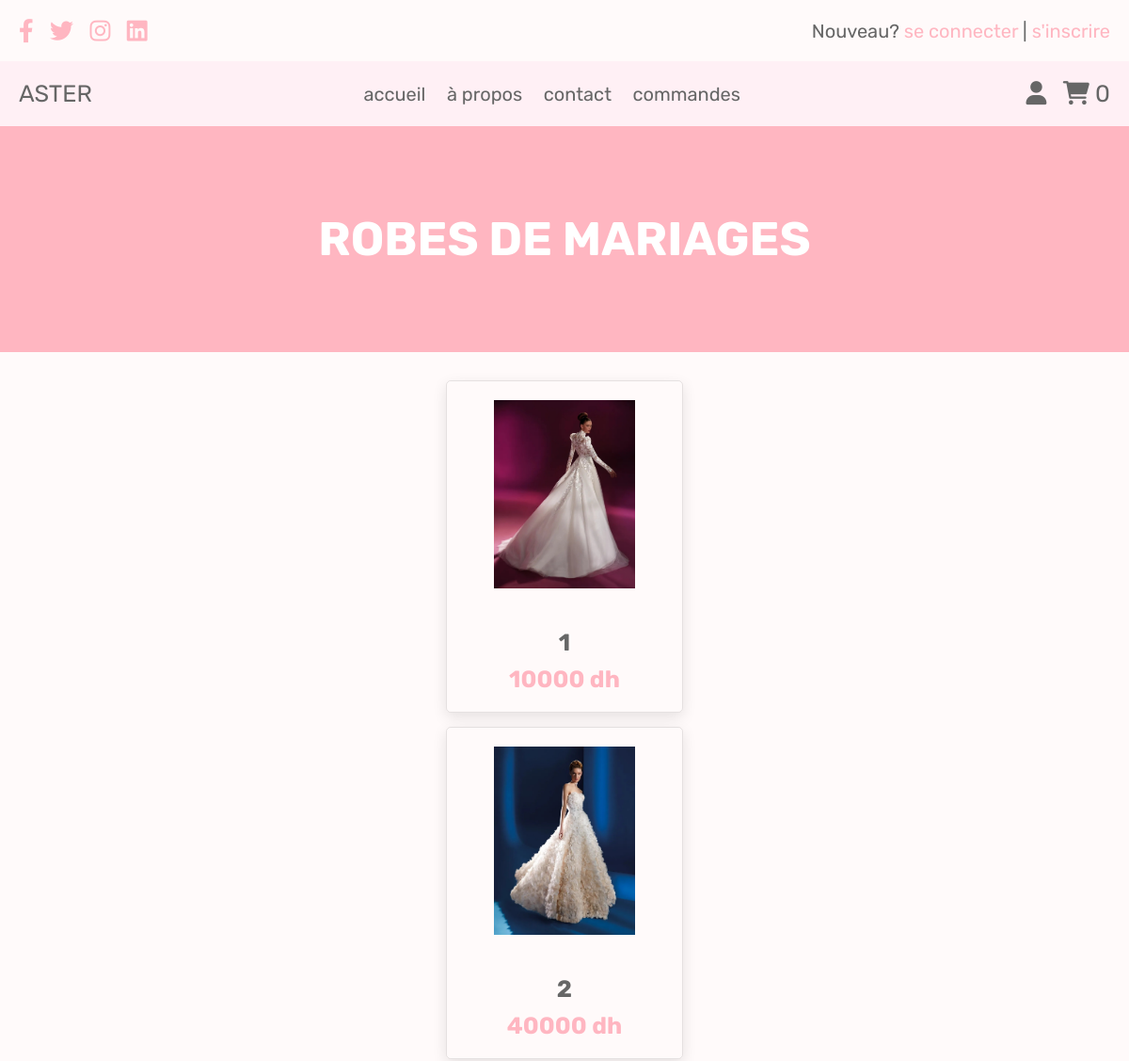
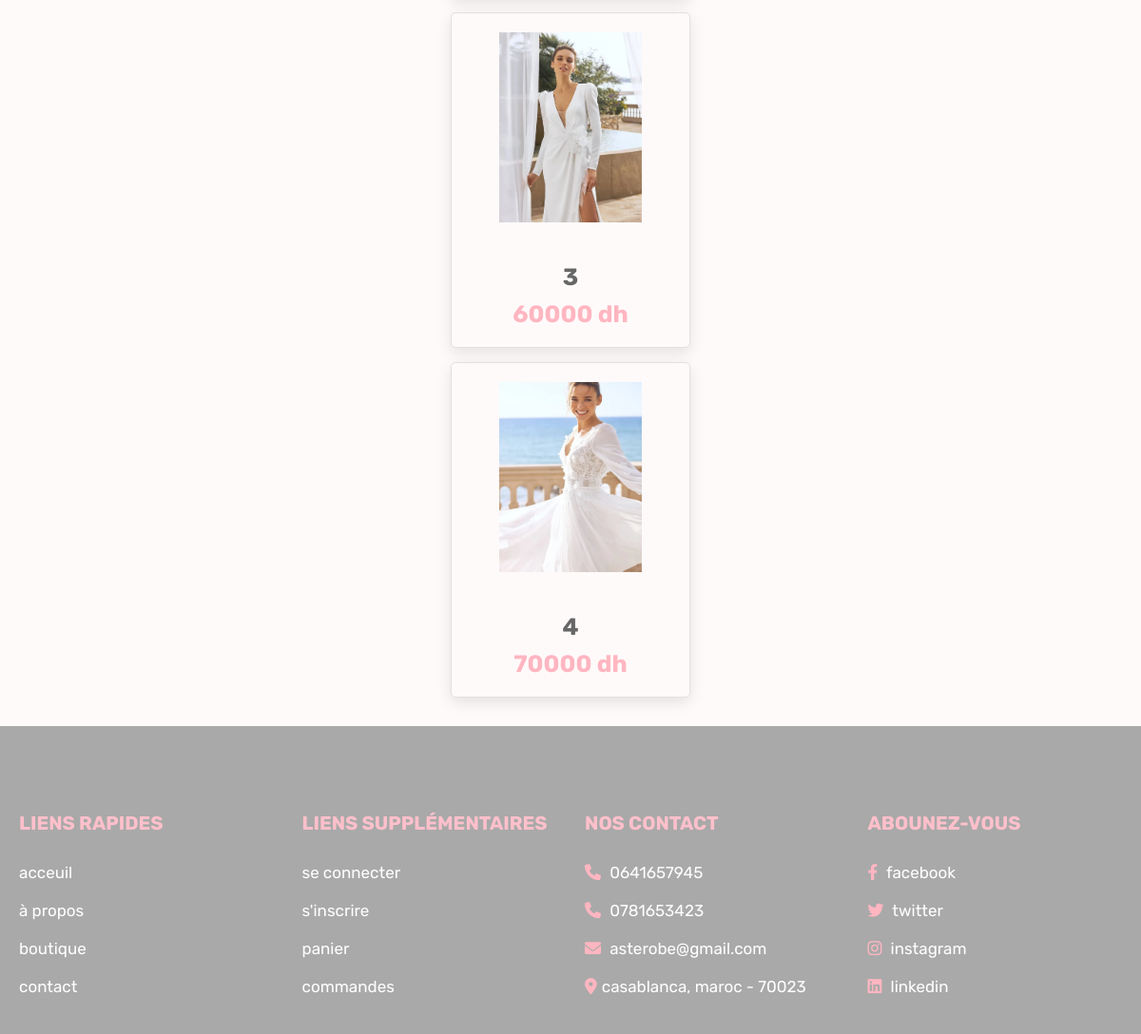
The app's page /weddingdresses.php (signed in) with its own data (2 pictures, top to bottom).
### tables this page shows
CREATE TABLE `product` (
  `productid` int(21) NOT NULL,
  `name` varchar(250) NOT NULL,
  `description` text NOT NULL,
  `category_id_fk` int(21) NOT NULL,
  `brand_id_fk` int(21) NOT NULL,
  `inventory` int(10) NOT NULL,
  `price` decimal(10,0) NOT NULL,
  `created_at` timestamp NULL DEFAULT NULL,
  `modified_at` timestamp NULL DEFAULT NULL,
  `deleted_at` timestamp NULL DEFAULT NULL,
  `product_picture` varchar(30) DEFAULT NULL
);

### weddingdresses.php (the view, shortened to what this page needs)
<?php
include 'config.php';
?>
<!DOCTYPE html>
<html lang="en">
<head>
   <link rel="stylesheet" href="https://cdnjs.cloudflare.com/ajax/libs/font-awesome/6.0.0/css/all.min.css">
   <link rel="stylesheet" href="css/style.css">
</head>
<body>
  <div class="l1">
<?php include 'header.php'; ?>
<div class="heading">
   <h3>Robes de mariages</h3>
</div>
<section class="products" id="products">
<div class="box-container">
    <?php
         $select_products = mysqli_query($conn, "SELECT * FROM `product` WHERE category_id_fk = 6") or die('query failed');
         if(mysqli_num_rows($select_products) > 0){
            while($fetch_products = mysqli_fetch_assoc($select_products)){
      ?>
      <form action="" method="post">
        <div class="box">
            <div class="image">
                <img src="<?php echo $fetch_products['product_picture']; ?>.jpeg" alt="">
            </div>
            <div class="content">
                <h3><?php echo $fetch_products['name']; ?></h3>
                <div class="price"> <?php echo $fetch_products['price']; ?> dh</div>
            </div>
        </div>
        </form>
        <?php
         }
      }else{
         echo '<p class="empty">no products added yet!</p>';
      }
      ?>
    </div>
</section>
<?php include 'footer.php'; ?>
  </div>
</body>
</html>

### css/style.css (style rules this page uses)
:root { --purple:#8e44ad; --red:#c0392b; --orange:#f39c12; --black:#333; --white:#fff; --light-color:#666; --light-white:#ccc; --light-bg:#f5f5f5; --border:.1rem solid var(--black); --box-shadow:0 .5rem 1rem rgba(0,0,0,.1); }
* { font-family: 'Rubik', sans-serif; margin:0; padding:0; box-sizing: border-box; outline: none; border:none; text-decoration: none; transition:all .2s linear; }
html { font-size: 62.5%; overflow-x: hidden; }
section { padding:3rem 2rem; }
.heading { min-height: 30vh; display: flex; flex-flow: column; align-items: center; justify-content: center; gap:1rem; background-color:#FFB6C1; background-size: cover; background-position: center; text-align: center; }
.heading h3 { font-size: 5rem; color:white; text-transform: uppercase; }
.l1 { background-color: #FFFAFA }
:root { --pink: #FFB6C1; }
.products .box-container { display: grid; grid-template-columns: repeat(auto-fit, minmax(auto, auto)); gap:1.5rem; max-width: 1200px; margin:0 auto; position: relative; justify-content: center; }
.products .box-container .box { flex:1 1 30rem; box-shadow: 0 .5rem 1.5rem rgba(0,0,0,.1); border-radius: .5rem; border:.1rem solid rgba(0,0,0,.1); position: relative; }
.products .box-container .box .image { position: relative; text-align: center; padding: 20px 50px; overflow:hidden; }
.products .box-container .box .image img { height:200px; }
.products .box-container .box .content { padding:2rem; text-align: center; }
.products .box-container .box .content h3 { font-size: 2.5rem; color:var(--light-color);; }
.products .box-container .box .content .price { font-size: 2.5rem; color:var(--pink); font-weight: bolder; padding-top: 1rem; }

### records on screen
product: product_picture (picture), name "1", price "10000"
product: product_picture (picture), name "2", price "40000"
product: product_picture (picture), name "3", price "60000"
product: product_picture (picture), name "4", price "70000"

### other values on screen
$cart_rows_number "0"
